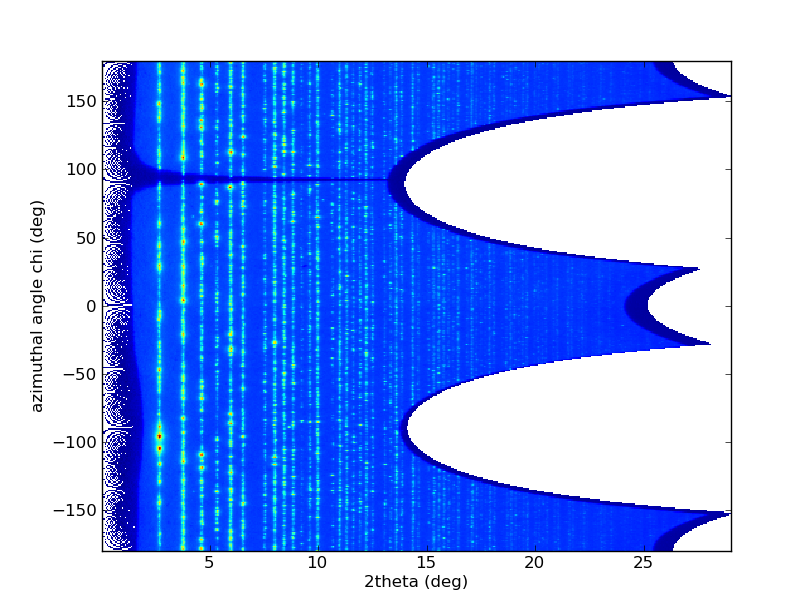
#> input picture _images/2Dhistogram.png, 812 x 612 px; its folder holds only this picture in this run
$ python -i blob_detection.py   (imports and definitions only)
#> lines starting #> are read from the running program, lines starting #| are printed output that depends on the picture; after the words box and inside, x2 and y2 are one past the last pixel; in counts of white or black regions, pixels touching at a corner belong together
#> `picture = cv2.imread('../_images/2Dhistogram.png', cv2.IMREAD_GRAYSCALE)`:
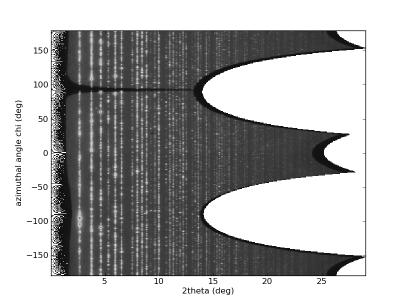
#> picture: shape (612, 812) (shown at 1/2 size); min 0, max 255, mean 173.7
#!/usr/bin/env python
# -*- coding: utf-8 -*-
#
#    Project: Azimuthal integration
#             https://github.com/kif/pyFAI
#
#    Copyright (C) European Synchrotron Radiation Facility, Grenoble, France
#
#    Principal author:       Aurore Deschildre
#                            Jérôme Kieffer (Jerome.Kieffer@ESRF.eu)
#
#    This program is free software: you can redistribute it and/or modify
#    it under the terms of the GNU General Public License as published by
#    the Free Software Foundation, either version 3 of the License, or
#    (at your option) any later version.
#
#    This program is distributed in the hope that it will be useful,
#    but WITHOUT ANY WARRANTY; without even the implied warranty of
#    MERCHANTABILITY or FITNESS FOR A PARTICULAR PURPOSE.  See the
#    GNU General Public License for more details.
#
#    You should have received a copy of the GNU General Public License
#    along with this program.  If not, see <http://www.gnu.org/licenses/>.
#
from __future__ import division, print_function, absolute_import
__authors__ = ["Aurore Deschildre", "Jérôme Kieffer"]
__contact__ = "Jerome.Kieffer@ESRF.eu"
__license__ = "GPLv3+"
__copyright__ = "European Synchrotron Radiation Facility, Grenoble, France"
__date__ = "16/06/2015"
__status__ = "production"
__docformat__ = 'restructuredtext'

import os
import itertools
import logging
logger = logging.getLogger("pyFAI.blob_detection")
import numpy
try:
    from ._convolution import gaussian_filter
except ImportError:
    from scipy.ndimage.filters import gaussian_filter
try:
    from . import _blob
except ImportError:
    _blob = None

try:
    from . import morphology
except ImportError:
    from scipy.ndimage import morphology
    pyFAI_morphology = False
else:
    pyFAI_morphology = True

from .bilinear import Bilinear

from math import sqrt, cos, sin, pow

from .utils import binning, is_far_from_group

# [21 lines left out: functions image_test, make_gaussian, not called in this run]

def local_max(dogs, mask=None, n_5=True):
    """
    @param dogs: 3d array with (sigma,y,x) containing difference of gaussians
    @parm mask: mask out keypoint next to the mask (or inside the mask)
    @param n_5: look for a larger neighborhood
    """
    if mask is not None:
        mask = mask.astype(bool)
    ns = dogs.shape[0]
    kpma = numpy.zeros(shape=dogs.shape, dtype=numpy.uint8)
    for i in range(1, ns - 1):
        cur_dog = dogs[i]
        next_dog = dogs[i + 1]
        prev_dog = dogs[i - 1]
        slic = cur_dog[1:-1, 1:-1]
        kpm = kpma[i]
        kpm[1:-1, 1:-1] += (slic > cur_dog[:-2, 1:-1]) * (slic > cur_dog[2:, 1:-1])
        kpm[1:-1, 1:-1] += (slic > cur_dog[1:-1, :-2]) * (slic > cur_dog[1:-1, 2:])
        kpm[1:-1, 1:-1] += (slic > cur_dog[:-2, :-2]) * (slic > cur_dog[2:, 2:])
        kpm[1:-1, 1:-1] += (slic > cur_dog[2:, :-2]) * (slic > cur_dog[:-2, 2:])

        #with next DoG
        kpm[1:-1, 1:-1] += (slic > next_dog[:-2, 1:-1]) * (slic > next_dog[2:, 1:-1])
        kpm[1:-1, 1:-1] += (slic > next_dog[1:-1, :-2]) * (slic > next_dog[1:-1, 2:])
        kpm[1:-1, 1:-1] += (slic > next_dog[:-2, :-2]) * (slic > next_dog[2:, 2:])
        kpm[1:-1, 1:-1] += (slic > next_dog[2:, :-2]) * (slic > next_dog[:-2, 2:])
        kpm[1:-1, 1:-1] += (slic >= next_dog[1:-1, 1:-1])

        #with previous DoG
        kpm[1:-1, 1:-1] += (slic > prev_dog[:-2, 1:-1]) * (slic > prev_dog[2:, 1:-1])
        kpm[1:-1, 1:-1] += (slic > prev_dog[1:-1, :-2]) * (slic > prev_dog[1:-1, 2:])
        kpm[1:-1, 1:-1] += (slic > prev_dog[:-2, :-2]) * (slic > prev_dog[2:, 2:])
        kpm[1:-1, 1:-1] += (slic > prev_dog[2:, :-2]) * (slic > prev_dog[:-2, 2:])
        kpm[1:-1, 1:-1] += (slic >= prev_dog[1:-1, 1:-1])


        if n_5:
            target = 38
            slic = cur_dog[2:-2, 2:-2]

            kpm[2:-2, 2:-2] += (slic > cur_dog[:-4, 2:-2]) * (slic > cur_dog[4:, 2:-2]) #decalage horizontal
            kpm[2:-2, 2:-2] += (slic > cur_dog[2:-2, :-4]) * (slic > cur_dog[2:-2, 4:]) #decalage vertical
            kpm[2:-2, 2:-2] += (slic > cur_dog[:-4, :-4]) * (slic > cur_dog[4:, 4:])   #diagonale
            kpm[2:-2, 2:-2] += (slic > cur_dog[4:, :-4]) * (slic > cur_dog[:-4, 4:])
            kpm[2:-2, 2:-2] += (slic > cur_dog[4:, 1:-3]) * (slic > cur_dog[:-4, 1:-3])
            kpm[2:-2, 2:-2] += (slic > cur_dog[1:-3, :-4]) * (slic > cur_dog[1:-3, 4:])
            kpm[2:-2, 2:-2] += (slic > cur_dog[3:-1, :-4]) * (slic > cur_dog[3:-1, 4:])
            kpm[2:-2, 2:-2] += (slic > cur_dog[4:, 3:-1]) * (slic > cur_dog[:-4, 3:-1])

            #with next DoG
            kpm[2:-2, 2:-2] += (slic > next_dog[:-4, 2:-2]) * (slic > next_dog[4:, 2:-2])
            kpm[2:-2, 2:-2] += (slic > next_dog[2:-2, :-4]) * (slic > next_dog[2:-2, 4:])
            kpm[2:-2, 2:-2] += (slic > next_dog[:-4, :-4]) * (slic > next_dog[4:, 4:])
            kpm[2:-2, 2:-2] += (slic > next_dog[4:, :-4]) * (slic > next_dog[:-4, 4:])
            kpm[2:-2, 2:-2] += (slic > next_dog[4:, 1:-3]) * (slic > next_dog[:-4, 1:-3])
            kpm[2:-2, 2:-2] += (slic > next_dog[1:-3, :-4]) * (slic > next_dog[1:-3, 4:])
            kpm[2:-2, 2:-2] += (slic > next_dog[3:-1, :-4]) * (slic > next_dog[3:-1, 4:])
            kpm[2:-2, 2:-2] += (slic > next_dog[4:, 3:-1]) * (slic > next_dog[:-4, 3:-1])

            #with previous DoG
            kpm[2:-2, 2:-2] += (slic > prev_dog[:-4, 2:-2]) * (slic > prev_dog[4:, 2:-2])
            kpm[2:-2, 2:-2] += (slic > prev_dog[2:-2, :-4]) * (slic > prev_dog[2:-2, 4:])
            kpm[2:-2, 2:-2] += (slic > prev_dog[:-4, :-4]) * (slic > prev_dog[4:, 4:])
            kpm[2:-2, 2:-2] += (slic > prev_dog[4:, :-4]) * (slic > prev_dog[:-4, 4:])
            kpm[2:-2, 2:-2] += (slic > prev_dog[4:, 1:-3]) * (slic > prev_dog[:-4, 1:-3])
            kpm[2:-2, 2:-2] += (slic > prev_dog[1:-3, :-4]) * (slic > prev_dog[1:-3, 4:])
            kpm[2:-2, 2:-2] += (slic > prev_dog[3:-1, :-4]) * (slic > prev_dog[3:-1, 4:])
            kpm[2:-2, 2:-2] += (slic > prev_dog[4:, 3:-1]) * (slic > prev_dog[:-4, 3:-1])

        else:
            target = 14

        if mask is not None:
            kpm[mask] = 0

    return kpma == target


class BlobDetection(object):
    """
        Performs a blob detection:
        http://en.wikipedia.org/wiki/Blob_detection
        using a Difference of Gaussian + Pyramid of Gaussians

    """
    tresh = 0.6
    def __init__(self, img, cur_sigma=0.25, init_sigma=0.5, dest_sigma=1, scale_per_octave=2, mask=None):
        """
        Performs a blob detection:
        http://en.wikipedia.org/wiki/Blob_detection
        using a Difference of Gaussian + Pyramid of Gaussians

        @param img: input image
        @param cur_sigma: estimated smoothing of the input image. 0.25 correspond to no interaction between pixels.
        @param init_sigma: start searching at this scale (sigma=0.5: 10% interaction with first neighbor)
        @param dest_sigma: sigma at which the resolution is lowered (change of octave)
        @param scale_per_octave: Number of scale to be performed per octave
        @param mask: mask where pixel are not valid
        """
#> called with cur_sigma = 0.25, init_sigma = 0.5, dest_sigma = 1, scale_per_octave = 2
#        self.raw = numpy.log(img.astype(numpy.float32))
        self.raw = img.astype(numpy.float32)
        self.cur_sigma = float(cur_sigma)
        self.init_sigma = float(init_sigma)
        self.dest_sigma = float(dest_sigma)
        self.scale_per_octave = int(scale_per_octave)
        self.raw_mask = mask
        self.cur_mask = None
        self.do_mask = True
        self.mask = None
        self.grow = None
        self.data = None    # current image
        self.sigmas = None  # contains pairs of absolute sigma and relative ones...
        self.blurs = []     # different blurred images
        self.dogs = []      # different difference of gaussians
        self.dogs_init = []
        self.border_size = 5# size of the border, unused: prefer mask
        self.keypoints = []
        self.delta = []
        self.curr_reduction = 1.0
        self.detection_started = False
        self.octave = 0
        self.raw_kp = []
        self.ref_kp = []
        self.dtype = numpy.dtype([('x', numpy.float32), ('y', numpy.float32), ('sigma', numpy.float32), ('I', numpy.float32)])
        self.bilinear = None
        self.already_blurred = []

    # [5 lines left out: function __repr__, not called in this run]

    def _init_mask(self):
        """
        Initialize the mask
        """
        if self.raw_mask is not None:
            self.mask = (self.raw_mask != 0).astype(numpy.int8)
        else:
            self.mask = (self.raw < 0).astype(numpy.int8)
#> self.mask: shape (612, 812) int8; every value is 0
        #mask out the border of the image
        self.mask[0, :] = 1
        self.mask[-1, :] = 1
        self.mask[:, 0] = 1
        self.mask[:, -1] = 1
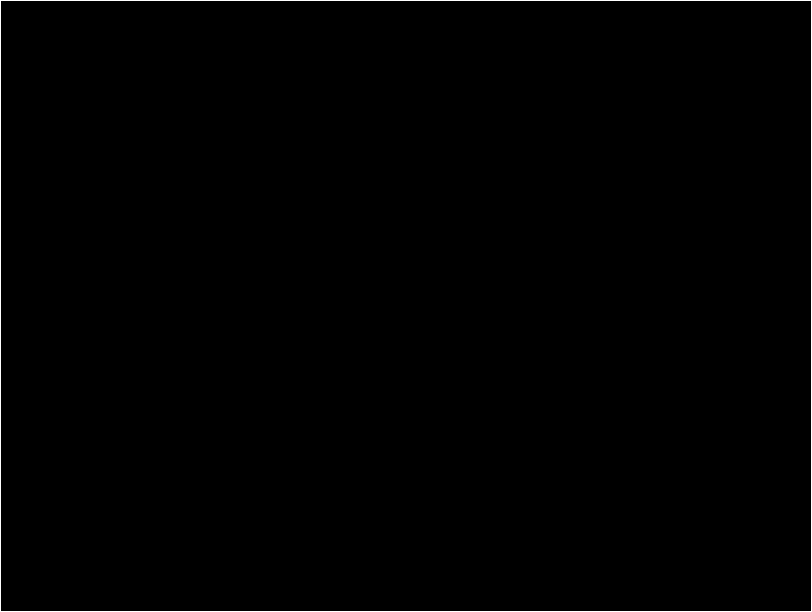
#> self.mask: shape (612, 812) int8; values 0 (black) and 1 (white), 0.57% white in thin lines or dots
        to_mask = numpy.where(self.mask)
#> to_mask = 2844 positions, rows 0 to 611, columns 0 to 811
        #always use a mask!!
        self.do_mask = True #to_mask[0].size > 0
        if self.do_mask:
            self.raw[to_mask] = 0
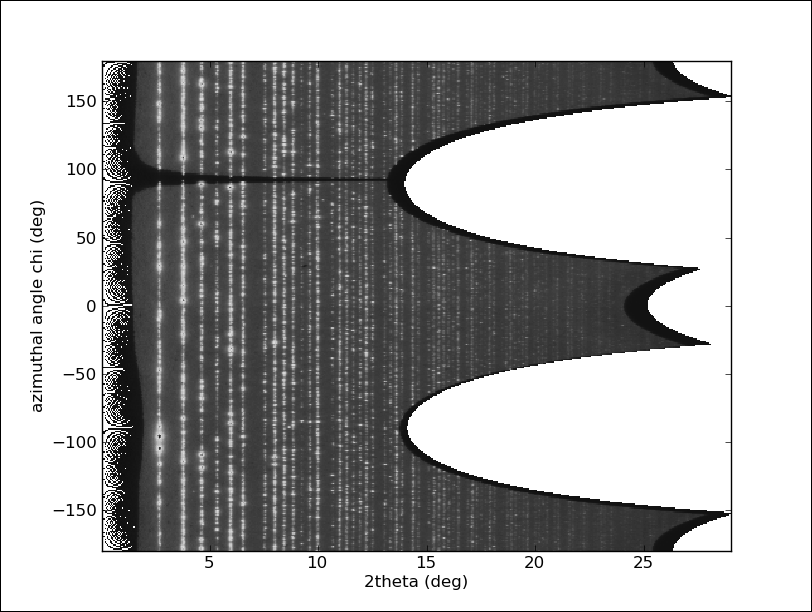
#> self.raw: shape (612, 812) float32; min 0, max 255, mean 172.2

            #initial grow of 4*sigma_dest ... subsequent re-grow of half
            grow = int(round(4.0 * self.dest_sigma))
            if not pyFAI_morphology:
                my, mx = numpy.ogrid[-grow:grow + 1, -grow:grow + 1]
                grow = (mx * mx + my * my) <= grow * grow
            self.cur_mask = morphology.binary_dilation(self.mask, grow)
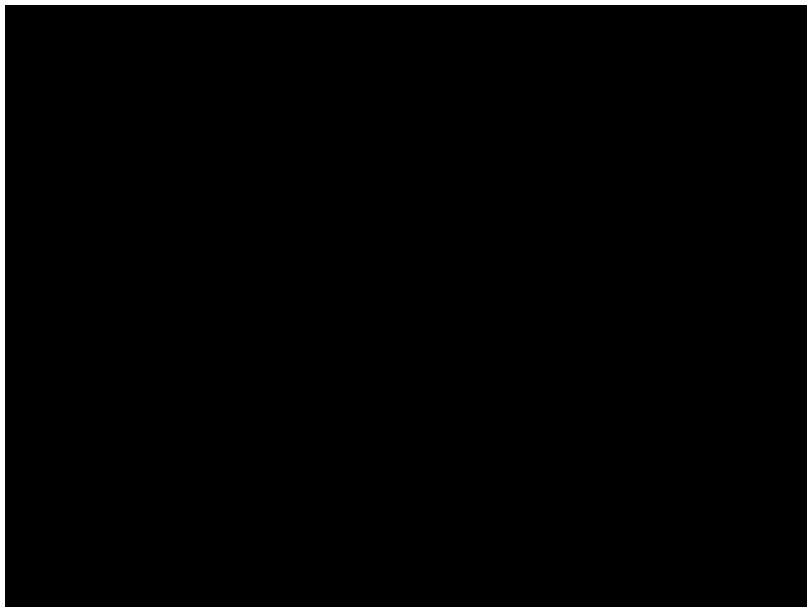
#> self.cur_mask: shape (612, 812) bool; 2.8% white; 1 white region, box (x1, y1, x2, y2) and area: (0, 0, 812, 612) 14140
            #subsequent grow
            grow = int(2.0 * self.dest_sigma)
            if not pyFAI_morphology:
                my, mx = numpy.ogrid[-grow:grow + 1, -grow:grow + 1]
                grow = (mx * mx + my * my) <= grow * grow
            self.grow = grow


    # [5 lines left out: function __repr__, not called in this run]

    def _initial_blur(self):
        """
        Blur the original image to achieve the requested level of blur init_sigma
        """
        if self.init_sigma > self.cur_sigma:
            sigma = sqrt(self.init_sigma * self.init_sigma - self.cur_sigma * self.cur_sigma)
            self.data = gaussian_filter(self.raw, sigma)
        else:
            self.data = self.raw

    def _calc_sigma(self):
        """
        Calculate all sigma to blur an image within an octave
        """
        if self.data is None:
            self._initial_blur()
        previous = self.init_sigma
        incr = 0
        self.sigmas = [(previous, incr)]
        for i in range(1, self.scale_per_octave + 3):
            sigma_abs = self.init_sigma * (self.dest_sigma / self.init_sigma) ** (1.0 * i / (self.scale_per_octave))
            increase = previous * sqrt((self.dest_sigma / self.init_sigma) ** (2.0 / self.scale_per_octave) - 1.0)
            self.sigmas.append((sigma_abs, increase))
            previous = sigma_abs
        logger.debug("Sigma= %s" % self.sigmas)

    def _one_octave(self, shrink=True, refine=True, n_5=False):
        """
        Return the blob coordinates for an octave

        @param shrink: perform the image shrinking after the octave processing
        @param refine: can be None, True, "SG2" and "SG4" do_SG4: perform 3point hessian calculation or Savitsky-Golay 2nd or 4th order fit.
        @param n_5: use 5 points instead of 3 in y and x to determinate if a point is a maximum

        """
        x = []
        y = []
        dx = []
        dy = []
        if not self.sigmas:
            self._calc_sigma()
        if self.do_mask and (self.cur_mask is None):
            self._init_mask()
        if self.do_mask and (numpy.logical_not(self.cur_mask).sum(dtype=int) == 0):
            return

        previous = self.data
        dog_shape = (len(self.sigmas) - 1,) + self.data.shape
        self.dogs = numpy.zeros(dog_shape, dtype=numpy.float32)

        idx = 0
        i = 0
        for sigma_abs, sigma_rel in self.sigmas:
#             if self.already_blurred != [] and i < 3:
#                 sigma_rel = 0
#                 if i > 0 : previous = self.already_blurred[i-1]
            if  sigma_rel == 0:
                self.blurs.append(previous)
            else:
                new_blur = gaussian_filter(previous, sigma_rel)
                self.blurs.append(new_blur)
                self.dogs[idx] = previous - new_blur
                previous = new_blur
                idx += 1
            i += 1


        if self.dogs[0].shape == self.raw.shape:
            self.dogs_init = self.dogs

        if _blob:
            valid_points = _blob.local_max(self.dogs, self.cur_mask, n_5)
        else:
            valid_points = local_max(self.dogs, self.cur_mask, n_5)
        kps, kpy, kpx = numpy.where(valid_points)
        self.raw_kp.append((kps, kpy, kpx))

        if refine:
            if "startswith" in dir(refine) and refine.startswith("SG"):
                kpx, kpy, kps, delta_s = self.refine_Hessian_SG(kpx, kpy, kps)
                l = kpx.size
                peak_val = self.dogs[(numpy.around(kps).astype(int),
                                      numpy.around(kpy).astype(int),
                                      numpy.around(kpx).astype(int))]
                valid = numpy.ones(l, dtype=bool)
            else:
                kpx, kpy, kps, peak_val, valid = self.refine_Hessian(kpx, kpy, kps)
                l = valid.sum()
                self.ref_kp.append((kps, kpy, kpx))
            print('After refinement : %i keypoints' % l)
        else:
            peak_val = self.dogs[kps, kpy, kpx]
            l = kpx.size
            valid = numpy.ones(l, bool)

        keypoints = numpy.recarray((l,), dtype=self.dtype)


        if l != 0:
            keypoints[:].x = (kpx[valid] + 0.5) * self.curr_reduction - 0.5 # Place ourselves at the center of the pixel, and back
            keypoints[:].y = (kpy[valid] + 0.5) * self.curr_reduction - 0.5 # Place ourselves at the center of the pixel, and back
            sigmas = self.init_sigma * (self.dest_sigma / self.init_sigma) ** ((kps[valid]) / (self.scale_per_octave))
            keypoints[:].sigma = (self.curr_reduction * sigmas)
            keypoints[:].I = peak_val[valid]


        if shrink:
            #shrink data so that they can be treated by next octave
            logger.debug("In shrink")
            last = self.blurs[self.scale_per_octave]
            ty, tx = last.shape
            if ty % 2 != 0 or tx % 2 != 0:
                new_tx = 2 * ((tx + 1) // 2)
                new_ty = 2 * ((ty + 1) // 2)
                new_last = numpy.zeros((new_ty, new_tx), last.dtype)
                new_last[:ty, :tx] = last
                last = new_last
                if self.do_mask:
                    new_msk = numpy.ones((new_ty, new_tx), numpy.int8)
                    new_msk[:ty, :tx] = self.cur_mask
                    self.cur_mask = new_msk
            self.data = binning(last, 2) / 4.0
            self.curr_reduction *= 2.0
            self.octave += 1
            self.blurs = []
            if self.do_mask:
                self.cur_mask = (binning(self.cur_mask, 2) > 0).astype(numpy.int8)
                self.cur_mask = morphology.binary_dilation(self.cur_mask, self.grow)


        if len(self.keypoints) == 0 :
            self.keypoints = keypoints
        else:
            old_size = self.keypoints.size
            new_size = old_size + l
            new_keypoints = numpy.recarray(new_size, dtype=self.dtype)
            new_keypoints[:old_size] = self.keypoints
            new_keypoints[old_size:] = keypoints
            self.keypoints = new_keypoints


    def refine_Hessian(self, kpx, kpy, kps):
        """

        Refine the keypoint location based on a 3 point derivative, and delete uncoherent keypoints

        @param kpx: x_pos of keypoint
        @param kpy: y_pos of keypoint
        @param kps: s_pos of keypoint
        @return arrays of corrected coordinates of keypoints, values and locations of keypoints
        """
        curr = self.dogs[(kps, kpy, kpx)]
        nx = self.dogs[(kps, kpy, kpx + 1)]
        px = self.dogs[(kps, kpy, kpx - 1)]
        ny = self.dogs[(kps, kpy + 1, kpx)]
        py = self.dogs[(kps, kpy - 1, kpx)]
        ns = self.dogs[(kps + 1, kpy, kpx)]
        ps = self.dogs[(kps - 1, kpy, kpx)]

        nxny = self.dogs[(kps, kpy + 1, kpx + 1)]
        nxpy = self.dogs[(kps, kpy - 1, kpx + 1)]
        pxny = self.dogs[(kps, kpy + 1, kpx - 1)]
        pxpy = self.dogs[(kps, kpy - 1, kpx - 1)]

        nsny = self.dogs[(kps + 1, kpy + 1, kpx)]
        nspy = self.dogs[(kps + 1, kpy - 1, kpx)]
        psny = self.dogs[(kps - 1, kpy + 1, kpx)]
        pspy = self.dogs[(kps - 1, kpy - 1, kpx)]

        nxns = self.dogs[(kps + 1, kpy, kpx + 1)]
        nxps = self.dogs[(kps - 1, kpy, kpx + 1)]
        pxns = self.dogs[(kps + 1, kpy, kpx - 1)]
        pxps = self.dogs[(kps - 1, kpy, kpx - 1)]

        dx = (nx - px) / 2.0
        dy = (ny - py) / 2.0
        ds = (ns - ps) / 2.0
        dxx = (nx - 2.0 * curr + px)
        dyy = (ny - 2.0 * curr + py)
        dss = (ns - 2.0 * curr + ps)
        dxy = (nxny - nxpy - pxny + pxpy) / 4.0
        dxs = (nxns - nxps - pxns + pxps) / 4.0
        dsy = (nsny - nspy - psny + pspy) / 4.0
        det = -(dxs * dyy * dxs) + dsy * dxy * dxs + dxs * dsy * dxy - dss * dxy * dxy - dsy * dsy * dxx + dss * dyy * dxx
        K00 = dyy * dxx - dxy * dxy
        K01 = dxs * dxy - dsy * dxx
        K02 = dsy * dxy - dxs * dyy
        K10 = dxy * dxs - dsy * dxx
        K11 = dss * dxx - dxs * dxs
        K12 = dxs * dsy - dss * dxy
        K20 = dsy * dxy - dyy * dxs
        K21 = dsy * dxs - dss * dxy
        K22 = dss * dyy - dsy * dsy

        delta_s = -(ds * K00 + dy * K01 + dx * K02) / det
        delta_y = -(ds * K10 + dy * K11 + dx * K12) / det
        delta_x = -(ds * K20 + dy * K21 + dx * K22) / det
        peakval = curr + 0.5 * (delta_s * ds + delta_y * dy + delta_x * dx)
        mask = numpy.logical_and(numpy.logical_and(abs(delta_x) < self.tresh, abs(delta_y) < self.tresh), abs(delta_s) < self.tresh)
        return kpx + delta_x, kpy + delta_y, kps + delta_s, peakval, mask

    # [237 lines left out: functions refine_Hessian_SG, direction, refinement, not called in this run]

    def process(self, max_octave=None):
        """
        Perform the keypoint extraction for max_octave cycles or until all octaves have been processed.
        @param max_octave: number of octave to process
        """
        finished = False
        if self.cur_mask is None:
            self._init_mask()
        if self.data is None:
            self._initial_blur()
        if self.sigmas is None:
            self._calc_sigma()
        while not finished:
            self._one_octave(shrink=True, refine=True, n_5=True)
            if max_octave and self.octave >= max_octave:
                finished = True
            else:
                finished = (numpy.logical_not(self.cur_mask).sum(dtype=int) == 0)
#> this loop made 1 pass
#> l in _one_octave on pass 1: 6226
#> (printed output is left out)
        logger.warning("Blob detection found %i keypoints" % len(self.keypoints))

    # [107 lines left out: functions nearest_peak, peaks_from_area, show_stats, show_neighboor, not called in this run]


# [21 lines not run here, left out]
# [60 lines of commented-out code are left out]

>>> import cv2
>>> picture = cv2.imread('../_images/2Dhistogram.png', cv2.IMREAD_GRAYSCALE)
#> (the run stopped early here; a loop or call above may not have finished)
